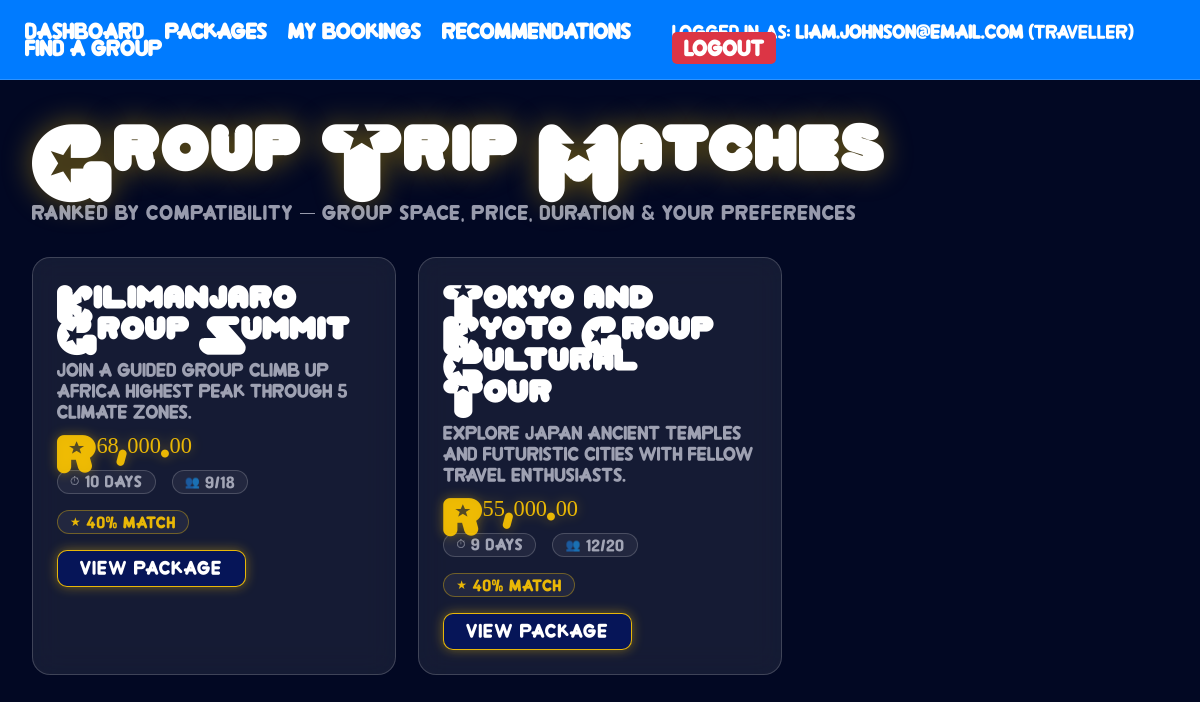
The page /group_matches.php (signed in) on the database its author committed.
### tables this page shows
CREATE TABLE GroupTrip (
    packageID        INT           NOT NULL,
    minGroupSize     INT           NOT NULL DEFAULT 2 CHECK (minGroupSize >= 2),
    maxGroupSize     INT           NOT NULL CHECK (maxGroupSize >= minGroupSize),
    currentGroupSize INT           NOT NULL DEFAULT 0 CHECK (currentGroupSize >= 0),
    groupDeadline    DATE,
    groupDescription TEXT,
    PRIMARY KEY (packageID),
    CONSTRAINT fk_grouptrip_package FOREIGN KEY (packageID)
        REFERENCES TravelPackage(packageID) ON DELETE CASCADE
);

CREATE TABLE TravelPackage (
    packageID    INT            NOT NULL AUTO_INCREMENT,
    agencyUserID INT            NOT NULL,
    title        VARCHAR(200)   NOT NULL,
    description  TEXT,
    basePrice    DECIMAL(10,2)  NOT NULL CHECK (basePrice >= 0),
    durationDays INT            NOT NULL CHECK (durationDays > 0),
    itinerary    TEXT,
    status       ENUM('active','inactive','draft') DEFAULT 'active',
    startDate    DATE,
    endDate      DATE,
    dateCreated  DATE           NOT NULL DEFAULT (CURDATE()),
    PRIMARY KEY (packageID),
    CONSTRAINT fk_package_agency FOREIGN KEY (agencyUserID)
        REFERENCES TravelAgency(userID) ON DELETE CASCADE
);

### public/group_matches.php (the view, shortened to what this page needs)
<?php
require_once "../includes/db.php";
$stmt = $pdo->prepare("
    SELECT
        p.packageID,
        p.title,
        p.description,
        p.basePrice,
        p.durationDays,
        p.startDate,
        p.endDate,
        g.minGroupSize,
        g.maxGroupSize,
        g.currentGroupSize
    FROM GroupTrip g
    JOIN TravelPackage p ON g.packageID = p.packageID
    WHERE p.status = 'active'
");
$stmt->execute();
$groupTrips = $stmt->fetchAll(PDO::FETCH_ASSOC);
$matches = [];
foreach ($groupTrips as $trip) {
    $score = 0;
    if ($trip["currentGroupSize"] < $trip["maxGroupSize"]) {
        $score += 30;
    }
    if (!empty($trip["startDate"])) {
        $score += 10;
    }
    $trip["matchScore"] = min($score, 100);
    $matches[] = $trip;
}
usort($matches, function ($a, $b) {
    return $b["matchScore"] - $a["matchScore"];
});
?>
<!DOCTYPE html>
<html lang="en-ZA">
<head>
    <link rel="stylesheet" href="css/style.css">
</head>
<body>
<?php include "../includes/navbar.php"; ?>
<div class="wrapper">
    <div class="page-content">
        <h1 class="page-title">Group Trip Matches</h1>
        <p class="page-subtitle">RANKED BY COMPATIBILITY — GROUP SPACE, PRICE, DURATION &amp; YOUR PREFERENCES</p>
        <?php if (count($matches) > 0): ?>
            <div class="packages-grid">
                <?php foreach ($matches as $trip): ?>
                    <div class="package-card">
                        <h2><?php echo htmlspecialchars($trip["title"]); ?></h2>
                        <p><?php echo htmlspecialchars($trip["description"]); ?></p>
                        <div class="price-tag">R<?php echo number_format($trip["basePrice"], 2); ?></div>
                        <div class="package-meta">
                            <span class="meta-badge">⏱ <?php echo htmlspecialchars($trip["durationDays"]); ?> days</span>
                            <span class="meta-badge">👥 <?php echo htmlspecialchars($trip["currentGroupSize"]); ?>/<?php echo htmlspecialchars($trip["maxGroupSize"]); ?></span>
                            <span class="meta-badge" style="color:var(--gold); border-color:rgba(255,200,0,0.35);">
                                ★ <?php echo htmlspecialchars($trip["matchScore"]); ?>% match
                            </span>
                        </div>
                        <a class="btn" href="package_details.php?id=<?php echo htmlspecialchars($trip["packageID"]); ?>">
                            View Package
                        </a>
                    </div>
                <?php endforeach; ?>
            </div>
        <?php else: ?>
            <div class="glass-card" style="text-align:center; padding:3rem;">
                <p style="color:var(--text-dim); font-size:16px;">No group trips found.</p>
            </div>
        <?php endif; ?>
    </div>
</div>
</body>
</html>

### includes/navbar.php (shortened to what this page needs)
<?php
$userRole = $_SESSION["role"] ?? "";
$userEmail = $_SESSION["email"] ?? "Guest";
?>
<div class="navbar">
    <div class="nav-left">
        <?php if ($userRole === "traveller"): ?>
            <a href="traveller_dashboard.php">Dashboard</a>
            <a href="packages.php">Packages</a>
            <a href="my_bookings.php">My Bookings</a>
            <a href="recommendations.php">Recommendations</a>
            <a href="group_matches.php">Find A Group</a>
        <?php elseif ($userRole === "agency"): ?>
            <a href="agency_dashboard.php">Dashboard</a>
            <a href="agency_packages.php">My Packages</a>
            <a href="create_package.php">Create Package</a>
        <?php endif; ?>
    </div>
    <div class="nav-right">
        <span class="user-info">
            Logged in as:
            <strong><?php echo htmlspecialchars($userEmail); ?></strong>
            (<?php echo htmlspecialchars($userRole); ?>)
        </span>
        <a class="logout-btn" href="logout.php">
            Logout
        </a>
    </div>
</div>

### public/css/style.css (style rules this page uses)
:root { --navy: rgb(6, 21, 88); --navy-light: rgba(6, 21, 88, 0.75); --gold: rgba(255, 200, 0, 0.9); --gold-glow: rgba(255, 200, 0, 0.4); --glass: rgba(255, 255, 255, 0.08); --glass-border: rgba(255, 255, 255, 0.18); --text-light: #e8eaf6; --text-dim: rgba(232, 234, 246, 0.65); --danger: #ff4d6d; --success: #4dd8a0; --font-display: 'Universe', fantasy; --font-body: 'Crew', sans-serif; --font-body: 'Crew', sans-serif; }
*, *::before, *::after { padding: 0; margin: 0; box-sizing: border-box; }
html { scroll-behavior: smooth; }
body { font-family: var(--font-body); color: var(--text-light); background: #020823; }
.wrapper { min-height: 100vh; background: transparent; }
:root { animation: theme-shift 114s linear infinite; }
p, li, label, span, input, select, textarea, button, .view-description, .page-subtitle, .plane-stat, .detail-row, .spec-label, .spec-unit, .flight-duration, .cabin-tag, .filter-checkboxes label, .range-labels, .toggle-row span, .uc-sub { font-family: var(--font-body); }
.navbar { height: 80px; width: 100%; background: rgba(0, 0, 0, 0.55); backdrop-filter: blur(12px); border-bottom: 1px solid var(--glass-border); display: flex; justify-content: space-between; align-items: center; padding: 0 2rem 0 140px; position: sticky; top: 0; z-index: 100; }
.page-content { max-width: 1200px; margin: 0 auto; padding: 2.5rem 2rem 4rem; }
.page-title { font-family: var(--font-display); font-size: clamp(1.8rem, 4vw, 2.8rem); color: #fff; margin-bottom: 0.3rem; letter-spacing: 0.04em; text-shadow: 0 0 30px var(--gold-glow); }
.page-subtitle { color: var(--text-dim); font-size: 15px; margin-bottom: 2rem; letter-spacing: 0.06em; }
.page-title, .hero h1, .hero h2, .view-model, .plane-model, .airport-code, .uc-title, .booking-plane-name, .spec-value, .filters-panel h3, .view-manufacturer, .plane-manufacturer, .fav-ribbon, .booking-route .airport-code { font-family: var(--font-display); }
.packages-grid { display: grid; grid-template-columns: repeat(auto-fill, minmax(300px, 1fr)); gap: 1.4rem; margin-top: 1.5rem; }
.package-card { background: var(--glass); border: 1px solid var(--glass-border); border-radius: 18px; padding: 1.5rem; backdrop-filter: blur(14px); transition: transform 0.3s, border-color 0.3s, box-shadow 0.3s; }
.package-card h2 { font-family: var(--font-display); font-size: 1.3rem; color: #fff; margin-bottom: 0.5rem; }
.package-card p { color: var(--text-dim); font-size: 14px; line-height: 1.55; margin-bottom: 0.5rem; }
.package-card .price, .price-tag { font-family: var(--font-display); font-size: 1.4rem; color: var(--gold); margin: 0.6rem 0 0.3rem; filter: drop-shadow(0 0 6px var(--gold-glow)); }
.package-card .package-meta { display: flex; gap: 1rem; flex-wrap: wrap; margin: 0.7rem 0 1rem; }
.package-card .meta-badge { background: rgba(255,255,255,0.06); border: 1px solid var(--glass-border); border-radius: 100px; font-size: 12px; padding: 4px 12px; color: var(--text-dim); letter-spacing: 0.06em; }
.btn, .btn-primary { display: inline-block; text-decoration: none; background: var(--navy); border: 1px solid var(--gold); color: #fff; font-family: var(--font-body); font-size: 14px; padding: 10px 22px; border-radius: 10px; cursor: pointer; letter-spacing: 0.08em; transition: all 0.3s; filter: drop-shadow(0 0 6px var(--gold-glow)); }
h1, .page-title { line-height: 1.3 !important; letter-spacing: 3px !important; margin-bottom: 1.5rem !important; }
.package-card h2, .glass-card h2 { font-size: 1.4rem !important; line-height: 1.4 !important; letter-spacing: 1px !important; margin-bottom: 1rem !important; }
.page-subtitle, .package-card p { line-height: 1.5 !important; margin-top: 0.5rem !important; }

### includes/navbar.php (style rules this page uses)
body { margin: 0; }
.navbar { background: #007bff; padding: 15px 25px; display: flex; justify-content: space-between; align-items: center; color: white; }
.nav-left a, .nav-right a { color: white; text-decoration: none; margin-right: 15px; font-weight: bold; }
.user-info { margin-right: 20px; font-size: 14px; }
.logout-btn { background: #dc3545; padding: 8px 12px; border-radius: 5px; }

### rows shown on the page
grouptrip: packageID.title "Kilimanjaro Group Summit", packageID.description "Join a guided group climb up Africa highest peak through 5 climate zones.", packageID.basePrice "68,000.00", packageID.durationDays "10", currentGroupSize "9", maxGroupSize "18", matchScore "40"
grouptrip: packageID.title "Tokyo and Kyoto Group Cultural Tour", packageID.description "Explore Japan ancient temples and futuristic cities with fellow travel enthusiasts.", packageID.basePrice "55,000.00", packageID.durationDays "9", currentGroupSize "12", maxGroupSize "20", matchScore "40"

### other values the page prints
$userEmail "liam.johnson@email.com"
$userRole "traveller"
